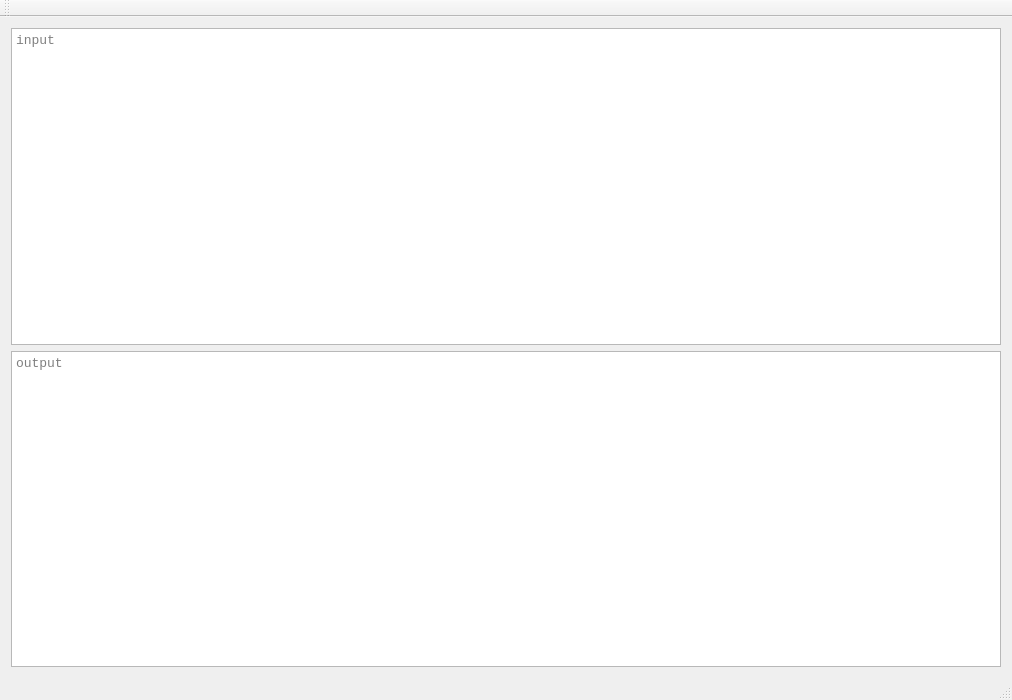
<?xml version="1.0" encoding="UTF-8"?>
<ui version="4.0">
 <class>MainWindow</class>
 <widget class="QMainWindow" name="MainWindow">
  <property name="geometry">
   <rect>
    <x>0</x>
    <y>0</y>
    <width>1012</width>
    <height>700</height>
   </rect>
  </property>
  <property name="windowTitle">
   <string>MainWindow</string>
  </property>
  <widget class="QWidget" name="centralWidget">
   <layout class="QVBoxLayout" name="verticalLayout">
    <item>
     <widget class="QPlainTextEdit" name="plainTextEditInput">
      <property name="font">
       <font>
        <family>Courier New</family>
        <pointsize>10</pointsize>
       </font>
      </property>
      <property name="placeholderText">
       <string>input</string>
      </property>
     </widget>
    </item>
    <item>
     <widget class="QPlainTextEdit" name="plainTextEditOutput">
      <property name="font">
       <font>
        <family>Courier New</family>
        <pointsize>10</pointsize>
       </font>
      </property>
      <property name="readOnly">
       <bool>true</bool>
      </property>
      <property name="placeholderText">
       <string>output</string>
      </property>
     </widget>
    </item>
   </layout>
  </widget>
  <widget class="QMenuBar" name="menuBar">
   <property name="geometry">
    <rect>
     <x>0</x>
     <y>0</y>
     <width>1012</width>
     <height>21</height>
    </rect>
   </property>
  </widget>
  <widget class="QToolBar" name="mainToolBar">
   <attribute name="toolBarArea">
    <enum>TopToolBarArea</enum>
   </attribute>
   <attribute name="toolBarBreak">
    <bool>false</bool>
   </attribute>
  </widget>
  <widget class="QStatusBar" name="statusBar"/>
 </widget>
 <layoutdefault spacing="6" margin="11"/>
 <resources/>
 <connections/>
</ui>
